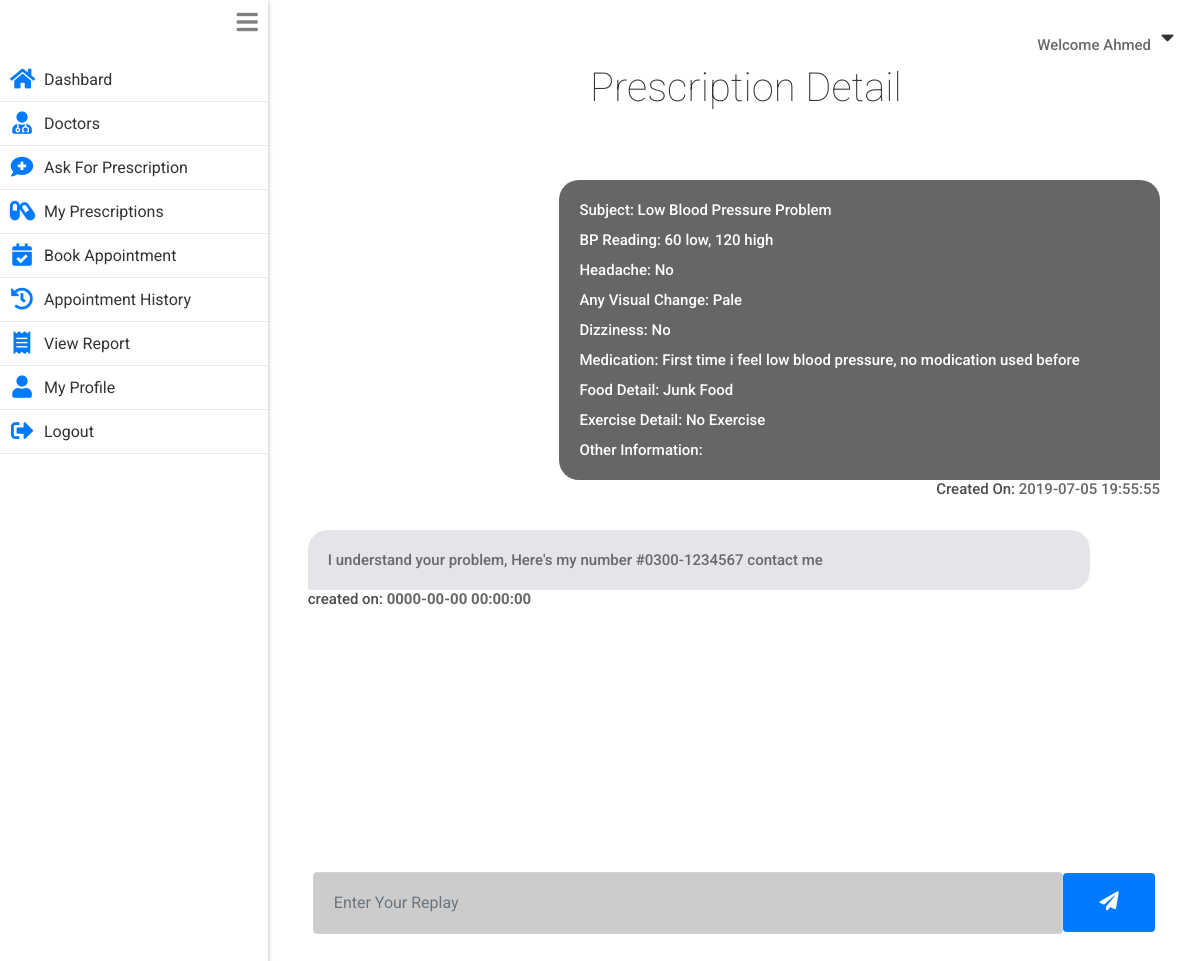
Page /patient/my_prescription_detail.php?prescription_id=26 (signed in) on the committed database.
### tables this page shows
CREATE TABLE `patients` (
  `id` int(11) NOT NULL,
  `username` varchar(255) NOT NULL,
  `name` varchar(255) NOT NULL,
  `email` varchar(255) NOT NULL,
  `gender` varchar(6) NOT NULL,
  `hashedPassword` varchar(255) NOT NULL,
  `phone` varchar(255) NOT NULL,
  `address` varchar(255) NOT NULL,
  `city` varchar(255) NOT NULL,
  `dob` varchar(255) NOT NULL,
  `created_on` timestamp NOT NULL DEFAULT CURRENT_TIMESTAMP
);

CREATE TABLE `prescription_table` (
  `prescription_id` int(11) NOT NULL,
  `doctor_id` int(11) NOT NULL,
  `patient_id` int(11) NOT NULL,
  `status` varchar(60) NOT NULL,
  `subject` varchar(255) NOT NULL,
  `bp_low` int(5) NOT NULL,
  `bp_high` int(5) NOT NULL,
  `headache` tinyint(1) NOT NULL DEFAULT '0',
  `dizziness` tinyint(1) NOT NULL DEFAULT '0',
  `visual_changes` varchar(255) NOT NULL,
  `medication` varchar(255) NOT NULL,
  `food_detail` varchar(255) NOT NULL,
  `exercise_detail` varchar(255) NOT NULL,
  `other_info` varchar(255) NOT NULL,
  `created_on` timestamp NOT NULL DEFAULT CURRENT_TIMESTAMP
);

CREATE TABLE `replies` (
  `prescription_id` int(11) NOT NULL,
  `is_doctor_reply` tinyint(1) NOT NULL,
  `replay_message` varchar(255) NOT NULL,
  `timestamp` timestamp NOT NULL DEFAULT CURRENT_TIMESTAMP
);

### private/functions.php (called while the page is built, shortened)
<?php
function loggedInPatientId(){
  return $_SESSION[SessionContract::SESSION_PATIENT_ID];
}
  function urlFor($script_path) {
      if($script_path[0] != '/') {
        $script_path = "/" . $script_path;
      }
      return WWW_ROOT . $script_path;
  }
  function getStylePath($stylesheet_name) {
      if($stylesheet_name[0] != '/') {
        $stylesheet_name = "/" . $stylesheet_name;
      }
      return STYLES_PATH . $stylesheet_name;
  }
?>

### private/model/patient.class.php (called while the page is built, shortened)
<?php
class Patient {
    private $name;
    static private $db;
  static public function setDatabase($pdo){
    if($pdo){
      Patient::$db = $pdo;
    }
    else{
      throw new \Exception("Please pass valid database in Patient ");
    }
  }
  static public function find_patient_by_id($id){
    $queryString  = "SELECT * FROM ".PatientTable::TABLE_NAME." ";
    $queryString .= "WHERE ".PatientTable::COLUMN_ID." = ?";
    $stmt = Patient::$db->prepare($queryString);
    $stmt->execute([$id]);
    $patient = $stmt->fetch(PDO::FETCH_ASSOC);
    if($patient){
      return new Patient($patient);
    }
    else {
      return false;
    }
  }
  public function setName($name='')
  {
    $this->name = $name;
  }
  public function getName()
  {
    return $this->name;
  }
}
?>

### private/model/prescription.class.php (called while the page is built, shortened)
<?php
class Prescription
{
  private $exerciseDetail;
  private $foodDetail;
  private $medication;
  private $visualChanges;
  private $dizziness;
  private $headache;
  private $bpHigh;
  private $bpLow;
  private $subject;
  private $prescriptionId;
  private $createdOn;
  static private $db;
  static public function setDatabase($pdo){
    if($pdo){
      Prescription::$db = $pdo;
    }
    else{
      throw new \Exception("Please pass valid database in Patient ");
    }
  }
  static public function findPrescriptionById($id){
    $queryString  = "SELECT * FROM ".PrescriptionTable::TABLE_NAME." ";
    $queryString .= "WHERE ".PrescriptionTable::COLUMN_PRESCRIPTION_ID." = ?";
    $stmt = Prescription::$db->prepare($queryString);
    $stmt->execute([$id]);
    $prescription = $stmt->fetch(PDO::FETCH_ASSOC);
    if($prescription){
      return new Prescription($prescription);
    }
    else {
      return false;
    }
  }
    function __construct($args){
        $this->setDoctorId($args[PrescriptionTable::COLUMN_DOCTOR_ID] ?? '');
        $this->setPatientId($args[PrescriptionTable::COLUMN_PATIENT_ID] ?? '');
    }
    public function getPrescriptionId() {
         return $this->prescriptionId;
    }
    public function setPrescriptionId($prescriptionId) {
         $this->prescriptionId = $prescriptionId;
    }
    public function setDoctorId($doctorId) {
         $this->doctor = Doctor::find_doctor_by_id($doctorId);
    }
    public function setPatientId($patientId) {
         $this->patient = Patient::find_patient_by_id($patientId);
    }
    public function getSubject() {
         return $this->subject;
    }
    public function setSubject($subject) {
         $this->subject = $subject;
    }
    public function getBpLow() {
         return $this->bpLow;
    }
    public function setBpLow($bpLow) {
         $this->bpLow = $bpLow;
    }
    public function getBpHigh() {
         return $this->bpHigh;
    }
    public function setBpHigh($bpHigh) {
         $this->bpHigh = $bpHigh;
    }
    public function getHeadache() {
         return $this->headache ;
    }
    public function setHeadache($headache) {
         $this->headache = $headache;
    }
    public function getDizziness() {
         return $this->dizziness ;
    }
    public function setDizziness($dizziness) {
         $this->dizziness = $dizziness;
    }
    public function getVisualChanges() {
         return $this->visualChanges;
    }
    public function setVisualChanges($visualChanges) {
         $this->visualChanges = $visualChanges;
    }
    public function getMedication() {
         return $this->medication;
    }
    public function setMedication($medication) {
         $this->medication = $medication;
    }
    public function getFoodDetail() {
         return $this->foodDetail;
    }
    public function setFoodDetail($foodDetail) {
         $this->foodDetail = $foodDetail;
    }
    public function getExerciseDetail() {
         return $this->exerciseDetail;
    }
    public function setExerciseDetail($exerciseDetail) {
         $this->exerciseDetail = $exerciseDetail;
    }
    public function getCreatedOn() {
         return $this->createdOn;
    }
    public function setCreatedOn($createdOn) {
         $this->createdOn = $createdOn;
    }
}
?>

### private/model/doctor.class.php (called while the page is built, shortened)
<?php
class Doctor
{
    static private $db;
    function __construct($args =[]){
            $this->setId($args[DoctorTable::COLUMN_ID] ?? '');
    }
    static public function setDatabase($pdo){
      if($pdo){
        Doctor::$db = $pdo;
      }
      else{
        throw new \Exception("Please pass valid database in doctor ");
      }
    }
    static public function find_doctor_by_id($id){
        $queryString = "SELECT * FROM ".DoctorTable::TABLE_NAME;
        $queryString .= " WHERE ".DoctorTable::COLUMN_ID." = ?";
        $stmt = Doctor::$db->prepare($queryString);
        $stmt->execute([$id]);
        $doctor = $stmt->fetch(PDO::FETCH_ASSOC);
        if($doctor){
          return new Doctor($doctor);
        }
        return false;
    }
    public function setId($id) {
         $this->reviews = Review::find_reviews_by_doctor_id($id);
    }
}
 ?>

### private/model/review.class.php (called while the page is built, shortened)
<?php
class Review
{
    static private $db;
    static public function setDatabase($pdo){
      if($pdo){
        Review::$db = $pdo;
      }
      else{
        throw new \Exception("Please pass valid database in Review1 ");
      }
    }
    static public function find_reviews_by_doctor_id($doctor_id){
        $queryString  = "SELECT * FROM ".ReviewTable::TABLE_NAME." ";
        $queryString .= "WHERE ".ReviewTable::COLUMN_DOCTOR_ID." = ?";
        $stmt = Review::$db->prepare($queryString);
        $stmt->execute([$doctor_id]);
        $reviews  = $stmt->fetchAll(PDO::FETCH_ASSOC);
        if(!empty($reviews)){
          return $reviews;
        }else{
          return false;
        }
      }
}
?>

### private/model/replay.class.php (called while the page is built, shortened)
<?php
class Replay{
  private $isDoctorReplay;
  private $replayMessage;
  private $createdOn;
  static private $db;
  static public function setDatabase($pdo){
    if($pdo){
      Replay::$db = $pdo;
    }
    else{
      throw new \Exception("Please pass valid database in Replay class ");
    }
  }
  public static function find_replies_by_prescription_id($prescriptionId){
    $queryString =   "SELECT * FROM ".ReplayTable::TABLE_NAME." WHERE `prescription_id` = ?";
    $stmt = Replay::$db->prepare($queryString);
    $stmt->execute([$prescriptionId]);
    $replies = [];
    while($repliesAssoc = $stmt->fetch(PDO::FETCH_ASSOC)){
      $replies[]  = new self($repliesAssoc);
    }
    if(!empty($replies)){
      return $replies;
    }else{
      return false;
    }
  }
  public function isDoctorReplay(){
    return $this->isDoctorReplay;
  }
  public function setDoctorReplay($isDoctorReplay){
    $this->isDoctorReplay = $isDoctorReplay;
  }
  public function getReplayMessage(){
    return $this->replayMessage;
  }
  public function setReplayMessage($replayMessage){
    $this->replayMessage = $replayMessage;
  }
  public function getCreatedOn(){
    return $this->createdOn;
  }
  public function setCreatedOn($createdOn){
    $this->createdOn = $createdOn;
  }
}
?>

### public/patient/my_prescription_detail.php (the view, shortened to what this page needs)
<?php  require_once('../../private/initialize.php');
    $prescriptionId = $_GET['prescription_id'] ?? null;
    if(isset($prescriptionId)){
      $prescription = Prescription::findPrescriptionById($prescriptionId);
    }else {
      exit("User don't pass the id, redirect where it should be");
    }
    $page_title = "Prescription Detail";
    require_once(getSharedFilePath('patient/header.php'));
?>
    <section class="main_content message_container">
      <h1>Prescription Detail</h1>
      <div class="messages-wrapper">
        <div class="message to">
          <p class="meta-info">Created On: <b><?php echo $prescription->getCreatedOn(); ?></b></p>
          <p>
            <b>Subject: </b> <?php echo $prescription->getSubject(); ?> <br>
            <b>BP Reading: </b> <?php echo $prescription->getBpLow(). " low, ".$prescription->getBpHigh()." high "; ?> <br>
            <b>Headache: </b> <?php echo  $prescription->getHeadache()=='1'?  "Yes": "No"; ?> <br>
            <b>Any Visual Change: </b> <?php echo $prescription->getVisualChanges(); ?> <br>
            <b>Dizziness: </b> <?php echo $prescription->getDizziness()=='1'?  "Yes": "No"; ?> <br>
            <b>Medication: </b> <?php echo $prescription->getMedication(); ?> <br>
            <b>Food Detail: </b> <?php echo $prescription->getFoodDetail(); ?> <br>
            <b>Exercise Detail: </b> <?php echo $prescription->getExerciseDetail(); ?> <br>
            <b>Other Information: </b> <?php echo $prescription->getOtherInfo(); ?> <br>
          </p>
        </div>
          <?php
          $replies = Replay::find_replies_by_prescription_id($prescription->getPrescriptionId());
          if($replies){?>
              <?php foreach ($replies as $reply):
                 if($reply->isDoctorReplay()){?>
                 <div class="message from">
                   <p class="meta-info">created on: <b><?php echo $reply->getCreatedOn(); ?></b> </p>
                   <p><?php echo $reply->getReplayMessage(); ?></p>
                 </div>
                 <?php } ?>
              <?php endforeach; ?>
            </div>
              <div class="replay-box col-12 ">
                <form action="<?php echo $_SERVER['SCRIPT_NAME']."?prescription_id=".$prescription->getPrescriptionId(); ?>" method="post">
                  <input class="form-control" type="text" name="replayMessage" value="" placeholder="Enter Your Replay" required>
                  <button class="btn btn-primary" type="submit"  name="button"> <i class="fas fa-paper-plane"></i> </button>
                </form>
              </div>
          <?php } ?>
        </section>
      </body>
</html>

### private/shared/patient/header.php (shortened to what this page needs)
<?php
  $patient_id = loggedInPatientId();
  $patient = Patient::find_patient_by_id($patient_id);
 ?>
<!DOCTYPE html>
<html lang="en" dir="ltr">
  <head>
    <link rel="stylesheet" href="<?php echo getStylePath("main.css"); ?>">
    <link rel="stylesheet" href="https://stackpath.bootstrapcdn.com/bootstrap/4.3.1/css/bootstrap.min.css">
    <link rel="stylesheet" href="https://use.fontawesome.com/releases/v5.7.0/css/all.css">
  </head>
  <body>
      <div class="welcome_bar">
        <p>Welcome <?php echo $patient->getName(); ?> </p><i  id="welcome_drop_down_btn" class="fas fa-caret-down"></i>
      </div>
    <div class="content">
      <nav class="drawer   ">
         <i id="drawer_icon" class="fas fa-bars"></i>
         <ul>
         <li onclick="location.href='<?php echo urlFor("patient/index.php"); ?>';"
           class="<?php if($page_title=='Dashboard'){echo "item_selected";}; ?>">
           <i class="drawer_item_icon fas fa-home"></i>
           <a>Dashbard</a>
         </li>
         <li  onclick="location.href='<?php echo urlFor("patient/doctors.php"); ?>';"
           class="<?php if($page_title=='Doctors'){echo "item_selected";}; ?>">
           <i  class="drawer_item_icon fas fa-user-md"></i>
           <a>Doctors</a>
         </li>
         <li onclick="location.href='<?php echo urlFor("patient/ask_for_prescription.php"); ?>';"
           class="<?php if($page_title=='Ask For Prescription'){echo "item_selected";}; ?>">
           <i class="drawer_item_icon fas fa-comment-medical"></i>
           <a>Ask For Prescription</a>
         </li>
         <li onclick="location.href='<?php echo urlFor("patient/my_prescriptions.php"); ?>';"
           class="<?php if($page_title=='My Prescriptions'){echo "item_selected";}; ?>">
           <i class="drawer_item_icon fas fa-capsules"></i>
           <a>My Prescriptions</a>
         </li>
         <li  onclick="location.href='<?php echo urlFor("patient/book_appointment.php"); ?>';"
           class="<?php if($page_title=='Book Appointment'){echo "item_selected";}; ?>">
           <i class="drawer_item_icon fas fa-calendar-check"></i>
           <a>Book Appointment</a>
         </li>
         <li  onclick="location.href='<?php echo urlFor("patient/my_appointments.php"); ?>';"
           class="<?php if($page_title=='My Appointments'){echo "item_selected";}; ?>">
           <i class="drawer_item_icon fas fa-history"></i>
           <a>Appointment History</a>
         </li>
         <li onclick="location.href='<?php echo urlFor("patient/report.php"); ?>';"
           class="<?php if($page_title=='View Report'){echo "item_selected";}; ?>">
           <i class="drawer_item_icon fas fa-receipt"></i>
           <a>View Report</a>
         </li>
         <li onclick="location.href='<?php echo urlFor("patient/profile.php"); ?>';"
           class="<?php if($page_title=='Profile'){echo "item_selected";}; ?>">
           <i class="drawer_item_icon fas fa-user"></i>
           <a>My Profile</a>
         </li>
         <li onclick="location.href='<?php echo urlFor("patient/doLogout.php"); ?>';">
           <i class="drawer_item_icon fas fa-sign-out-alt"></i>
           <a>Logout</a>
         </li>
       </ul>
      </nav>

### rows in the picture
patients: name "Ahmed"
prescription_table: created_on "2019-07-05 19:55:55", subject "Low Blood Pressure Problem", bp_low "60", bp_high "120", visual_changes "Pale", medication "First time i feel low blood pressure, no modication used before", food_detail "Junk Food", exercise_detail "No Exercise"
replies: timestamp "0000-00-00 00:00:00", replay_message "I understand your problem, Here's my number #0300-1234567 contact me"
